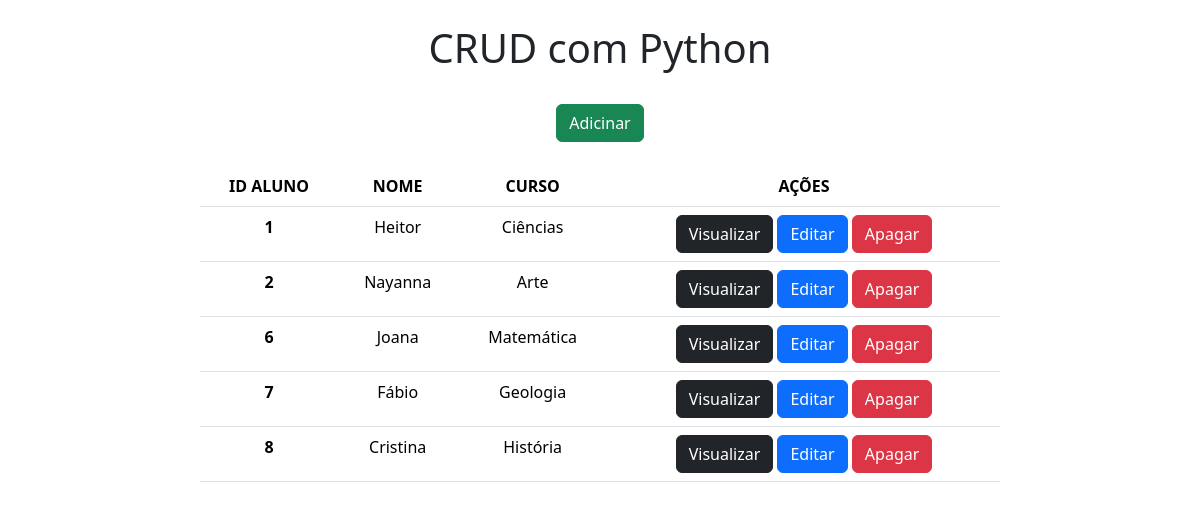
The page / on the database its author committed.
### aplicativo/models.py (models this page shows)
class Alunos(models.Model):
    nome_aluno = models.CharField(max_length=30)
    curso_aluno = models.CharField(max_length=30)

### aplicativo/views.py (the view)
# urls.py: 2. Add a URL to urlpatterns:  path('', views.home, name='home')
def home(request):
    data = {}
    data['db'] = Alunos.objects.all()
    return render(request, 'index.html', data)

### aplicativo/templates/index.html (shortened to what this page needs)
<!DOCTYPE html>
<html lang="pt-br">
<head>
    <link rel="stylesheet" href="https://cdn.jsdelivr.net/npm/bootstrap@5.3.3/dist/css/bootstrap.min.css">
</head>
<body>
    <div class="col-8 m-auto pt-4 pb -2 text-center">
        <h1>CRUD com Python</h1>
    </div>
    <div class="col-8 m-auto pt-4 pb -2 text-center">
        <a href="/form" class="btn btn-success">Adicinar</a>
    </div>
    <div class="col-8 m-auto pt-4 pb -2 text-center">
        <table class="table">
            <thead class="thead-dark">
              <tr>
                <th scope="col">ID ALUNO</th>
                <th scope="col">NOME</th>
                <th scope="col">CURSO</th>
                <th scope="col">AÇÕES</th>
              </tr>
            </thead>
            <tbody>
            {% for dbs in db %}
                <tr>
                  <th>{{dbs.id}}</th>
                  <td>{{dbs.nome_aluno}}</td>
                  <td>{{dbs.curso_aluno}}</td>
                  <td>
                    <a href="/view/{{dbs.id}}/" class="btn btn-dark">Visualizar</a>
                    <a href="/edit/{{dbs.id}}/" class="btn btn-primary">Editar</a>
                    <a href="/delete/{{dbs.id}}/" class="btn btn-danger btnDel">Apagar</a>
                  </td>
                </tr>
            {% endfor %}
            </tbody>
        </table>
    </div>
    {% load static %}
</body>
</html>

### rows shown on the page
Alunos: id "1", nome_aluno "Heitor", curso_aluno "Ciências"
Alunos: id "2", nome_aluno "Nayanna", curso_aluno "Arte"
Alunos: id "6", nome_aluno "Joana", curso_aluno "Matemática"
Alunos: id "7", nome_aluno "Fábio", curso_aluno "Geologia"
Alunos: id "8", nome_aluno "Cristina", curso_aluno "História"
